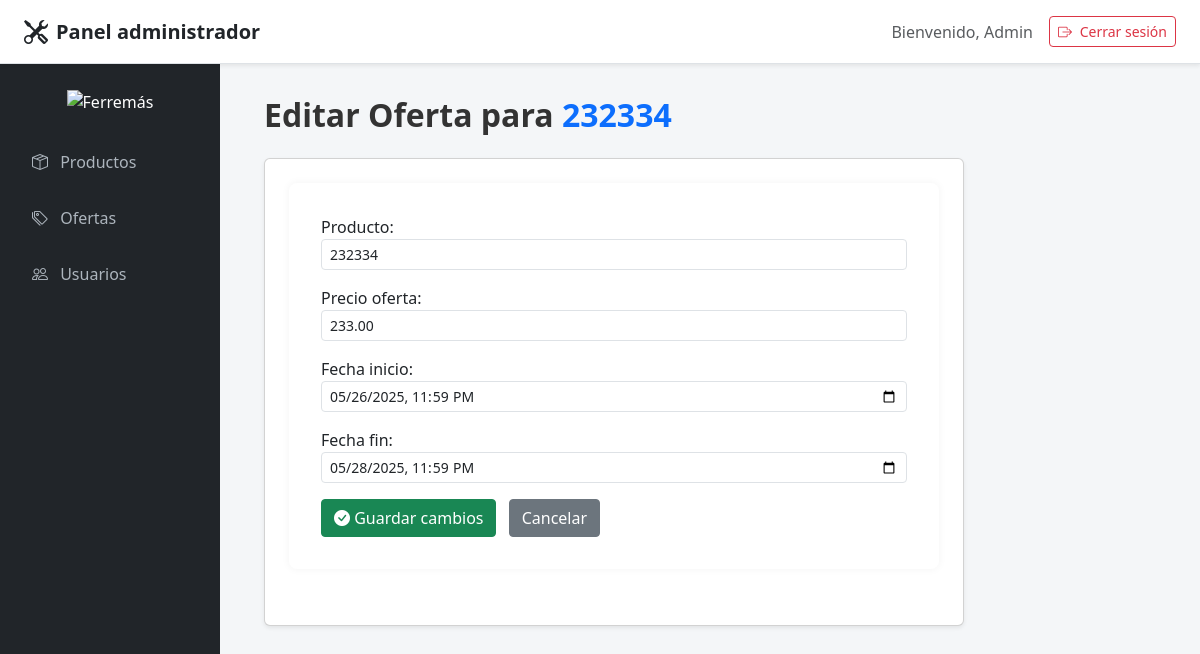
Page /adminpanel/ofertas/editar/4/ (signed in) on the committed database.
### tienda/models.py (models this page shows, shortened)
class Oferta(models.Model):
    producto = models.ForeignKey(Producto, on_delete=models.CASCADE, related_name='ofertas')
    precio_oferta = models.DecimalField(max_digits=10, decimal_places=2)
    fecha_inicio = models.DateTimeField()
    fecha_fin = models.DateTimeField()

class Producto(models.Model):
    CATEGORIAS = [
        ('herramientas', 'Herramientas'),
        ('herramientas_electricas', 'Herramientas Eléctricas'),
        ('herramientas_manuales', 'Herramientas Manuales'),
        ('materiales', 'Materiales'),
        ('accesorios', 'Accesorios'),
        ('pinturas', 'Pinturas'),
        ('electricidad', 'Electricidad'),
        ('inalambricas', 'Inalámbricas'),
        ('medicion', 'Medición'),
    ]
    nombre = models.CharField(max_length=255)
    descripcion = models.TextField()
    categoria = models.CharField(max_length=100, choices=CATEGORIAS)
    stock = models.IntegerField()
    imagen = models.ImageField(upload_to='static/productos/')
    activo = models.BooleanField(default=True)
    def __str__(self):
        return self.nombre

### adminpanel/views.py (the view)
# urls.py: path('ofertas/editar/<int:oferta_id>/', views.editar_oferta, name='editar_oferta'),
@login_required
@user_passes_test(lambda u: u.is_staff)
def editar_oferta(request, oferta_id):
    oferta = get_object_or_404(Oferta, id=oferta_id)
    if request.method == 'POST':
        form = OfertaForm(request.POST, instance=oferta)
        if form.is_valid():
            form.save()
            messages.success(request, "Oferta editada correctamente.")
            return redirect('panel_ofertas')
    else:
        form = OfertaForm(instance=oferta)
    return render(request, 'adminpanel/editar_oferta.html', {'form': form, 'oferta': oferta})

### tienda/forms.py
class OfertaForm(forms.ModelForm):
    class Meta:
        model = Oferta
        fields = ['producto', 'precio_oferta', 'fecha_inicio', 'fecha_fin']
        widgets = {
            'producto': forms.Select(attrs={'class': 'form-control form-control-sm'}),
            'precio_oferta': forms.NumberInput(attrs={'class': 'form-control form-control-sm'}),
            'fecha_inicio': forms.DateTimeInput(attrs={'type': 'datetime-local', 'class': 'form-control form-control-sm'}),
            'fecha_fin': forms.DateTimeInput(attrs={'type': 'datetime-local', 'class': 'form-control form-control-sm'}),
        }

### tienda/context_processors.py (called while the page is built, shortened)
def carrito_context(request):
    carrito = request.session.get('carrito', {})
    items = []
    total = 0
    return {
        'carrito_items': items,
        'carrito_total': total
    }

### adminpanel/templates/adminpanel/editar_oferta.html (shortened to what this page needs)
{% extends 'base_admin.html' %}
{% block content %}
<div class="container-fluid">
  <h2 class="mb-4 fw-bold">Editar Oferta para <span class="text-primary">{{ oferta.producto.nombre }}</span></h2>
  <div class="card shadow-sm p-4 bg-white rounded" style="max-width: 700px;">
    <form method="POST">
      <div class="mb-3">
        {{ form.producto.label_tag }}
        {{ form.producto }}
      </div>
      <div class="mb-3">
        {{ form.precio_oferta.label_tag }}
        {{ form.precio_oferta }}
      </div>
      <div class="mb-3">
        {{ form.fecha_inicio.label_tag }}
        {{ form.fecha_inicio }}
      </div>
      <div class="mb-3">
        {{ form.fecha_fin.label_tag }}
        {{ form.fecha_fin }}
      </div>
      <button type="submit" class="btn btn-success me-2">
        <i class="bi bi-check-circle-fill"></i> Guardar cambios
      </button>
      <a href="{% url 'panel_ofertas' %}" class="btn btn-secondary">Cancelar</a>
    </form>
  </div>
</div>
{% endblock %}

### static/css/style_admin.css (style rules this page uses)
body { margin: 0; font-family: 'Segoe UI', sans-serif; background-color: #f4f6f8; color: #333; }
form { background-color: #fff; padding: 2rem; border-radius: 8px; box-shadow: 0 0 8px rgba(0,0,0,0.05); margin-bottom: 2rem; }
form .form-control { margin-bottom: 1rem; }
.btn { border-radius: 4px; }

### rows in the picture
Oferta: producto.nombre "232334", producto "232334", precio_oferta "233.00", fecha_inicio "05/26/2025 23:59", fecha_fin "05/28/2025 23:59"
